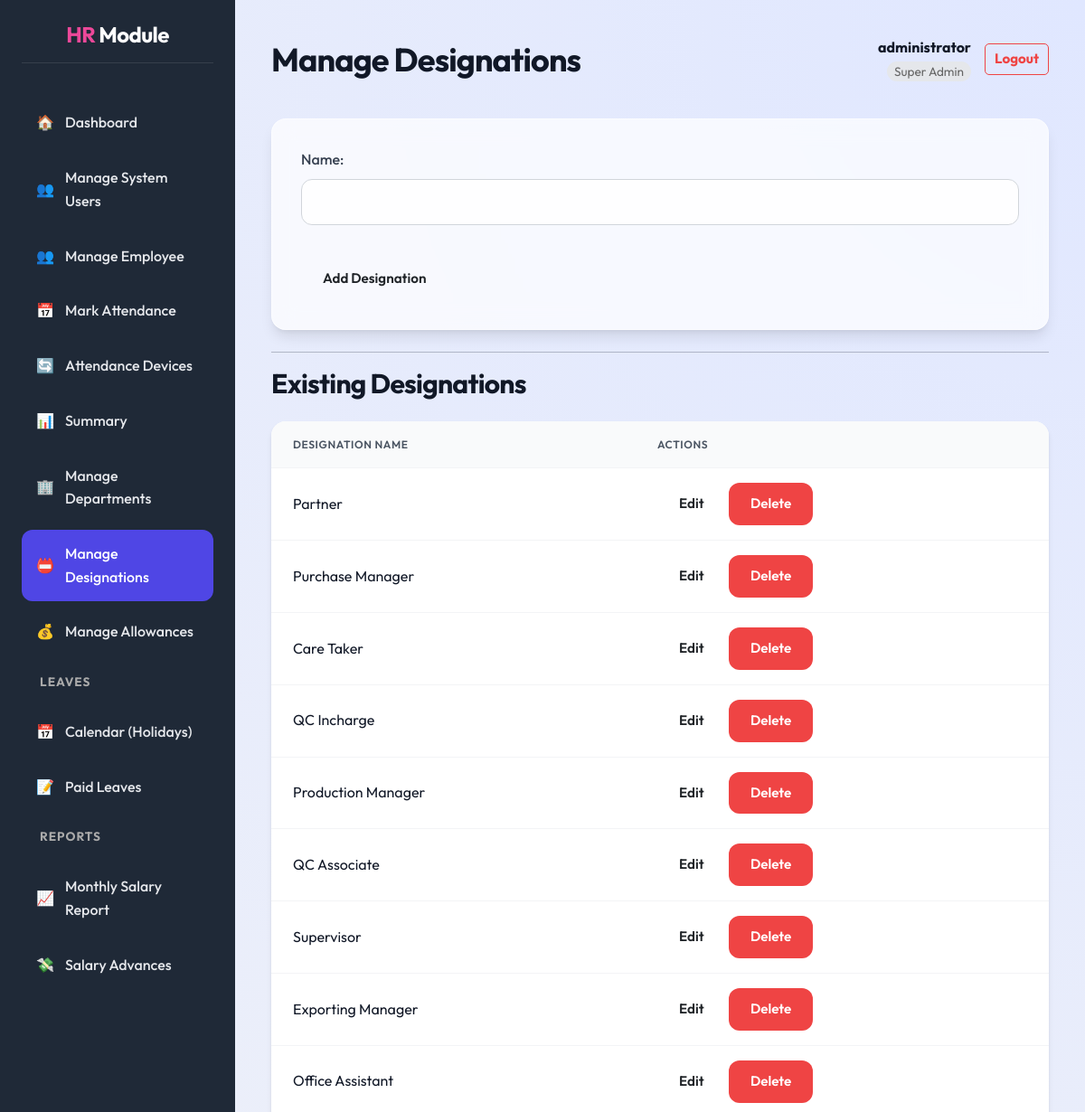
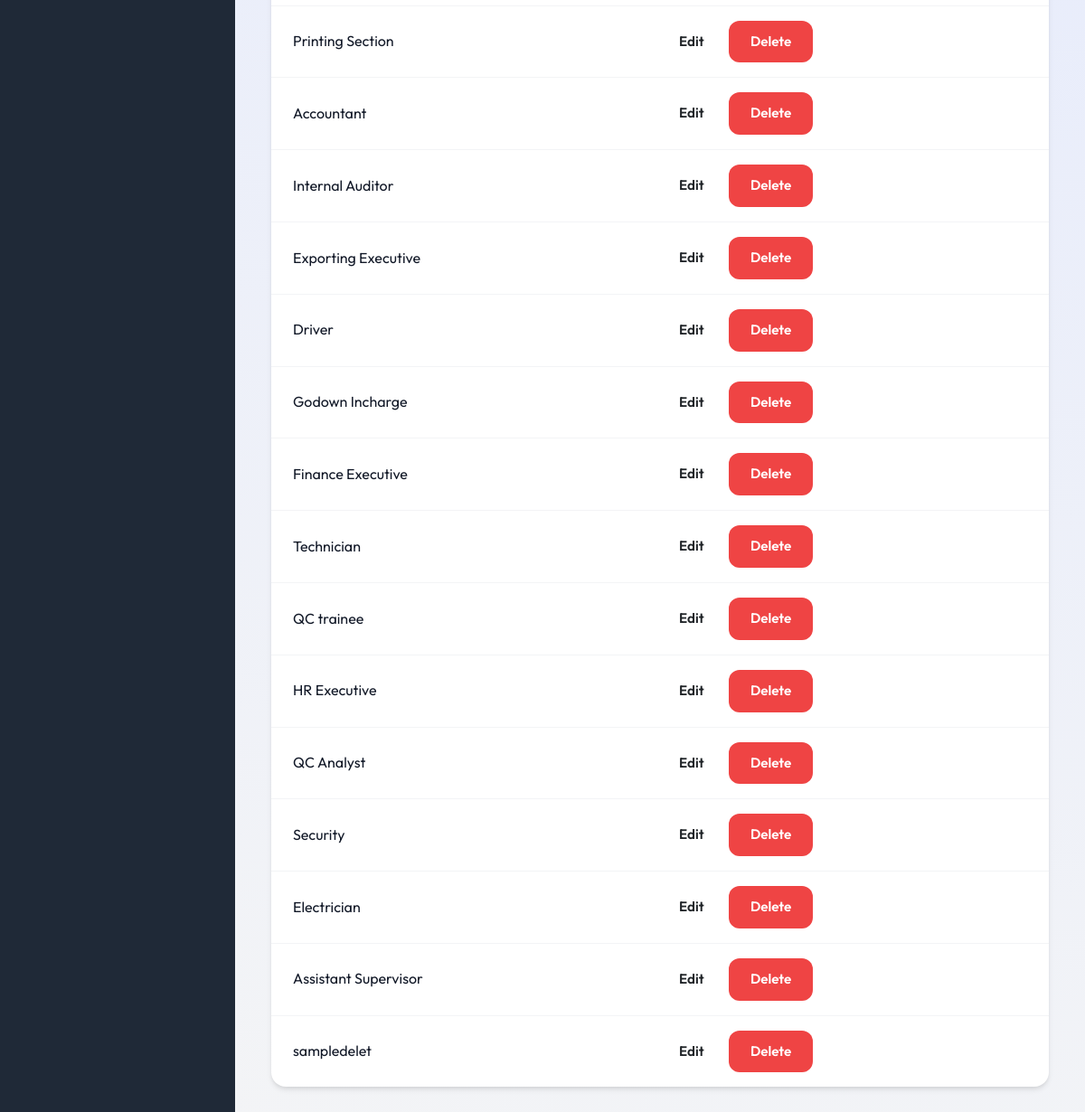
Page /designations/ (signed in) on the committed database (2 pictures, top to bottom).
### core/models.py (models this page shows, shortened)
class Designation(models.Model):
    name = models.CharField(max_length=100, unique=True)

### core/views.py (the view)
# urls.py: path('designations/', views.designation_list, name='designation_list'),
@hr_required
def designation_list(request):
    designations = Designation.objects.all()
    if request.method == 'POST':
        form = DesignationForm(request.POST)
        if form.is_valid():
            form.save()
            return redirect('designation_list')
    else:
        form = DesignationForm()
    return render(request, 'core/designation_list.html', {'designations': designations, 'form': form})

### core/forms.py
class DesignationForm(forms.ModelForm):
    class Meta:
        model = Designation
        fields = ['name']

### core/templates/core/designation_list.html (shortened to what this page needs)
{% extends 'core/dashboard_base.html' %}
{% load static %}
{% block page_title %}Manage Designations{% endblock %}
{% block dashboard_content %}
    <form method="post" class="card">
        {{ form.as_p }}
        <div class="form-actions">
            <button type="submit" class="btn">Add Designation</button>
        </div>
    </form>
    <hr>
    <h2>Existing Designations</h2>
    <table class="data-table">
        <thead>
            <tr>
                <th>Designation Name</th>
                <th>Actions</th>
            </tr>
        </thead>
        <tbody>
            {% for designation in designations %}
            <tr>
                <td>{{ designation.name }}</td>
                <td class="actions">
                    <a href="{% url 'designation_edit' designation.id %}" class="btn btn-sm">Edit</a>
                    <a href="{% url 'designation_delete' designation.id %}" class="btn btn-sm btn-danger">Delete</a>
                </td>
            </tr>
            {% empty %}
            <tr>
                <td colspan="2">No designations found.</td>
            </tr>
            {% endfor %}
        </tbody>
    </table>
{% endblock %}

### core/templates/core/dashboard_base.html (shortened to what this page needs)
{% extends 'core/base.html' %}
{% load static %}
{% block content %}
<div class="dashboard-layout">
    <div class="sidebar">
        <h2><span style="color: var(--secondary-color);">HR</span> Module</h2>
        <ul>
            <li><a href="{% url 'dashboard' %}"
                    class="{% if request.resolver_match.url_name == 'dashboard' %}active{% endif %}">
                    <span>🏠</span> Dashboard
                </a></li>
            {% if user.is_superuser or user.hrprofile.role == 0 %}
            <li><a href="{% url 'manage_hrs' %}"
                    class="{% if 'manage_hr' in request.resolver_match.url_name %}active{% endif %}">
                    <span>👥</span> Manage System Users
                </a></li>
            {% endif %}
            <li><a href="{% url 'employee_list' %}"
                    class="{% if request.resolver_match.url_name == 'employee_list' %}active{% endif %}">
                    <span>👥</span> Manage Employee
                </a></li>
            <li><a href="{% url 'attendance_mark' %}"
                    class="{% if request.resolver_match.url_name == 'attendance_mark' %}active{% endif %}">
                    <span>📅</span> Mark Attendance
                </a></li>
            <li><a href="{% url 'device_list' %}"
                    class="{% if request.resolver_match.url_name == 'device_list' %}active{% endif %}">
                    <span>🔄</span> Attendance Devices
                </a></li>
            <li><a href="{% url 'summary' %}"
                    class="{% if request.resolver_match.url_name == 'summary' %}active{% endif %}">
                    <span>📊</span> Summary
                </a></li>
            <li><a href="{% url 'department_list' %}"
                    class="{% if request.resolver_match.url_name == 'department_list' %}active{% endif %}">
                    <span>🏢</span> Manage Departments
                </a></li>
            <li><a href="{% url 'designation_list' %}"
                    class="{% if request.resolver_match.url_name == 'designation_list' %}active{% endif %}">
                    <span>📛</span> Manage Designations
                </a></li>
            <li><a href="{% url 'allowance_list' %}"
                    class="{% if request.resolver_match.url_name == 'allowance_list' %}active{% endif %}">
                    <span>💰</span> Manage Allowances
                </a></li>
            <li>
                <div
                    style="padding: 10px 20px; font-size: 0.85em; color: #aaa; text-transform: uppercase; font-weight: bold; letter-spacing: 1px;">
                    Leaves</div>
            </li>
            <li><a href="{% url 'leave_calendar' %}"
                    class="{% if request.resolver_match.url_name == 'leave_calendar' %}active{% endif %}">
                    <span>📅</span> Calendar (Holidays)
                </a></li>
            <li><a href="{% url 'leave_list' %}"
                    class="{% if request.resolver_match.url_name == 'leave_list' %}active{% endif %}">
                    <span>📝</span> Paid Leaves
                </a></li>
            <li>
                <div
                    style="padding: 10px 20px; font-size: 0.85em; color: #aaa; text-transform: uppercase; font-weight: bold; letter-spacing: 1px;">
                    Reports</div>
            </li>
            <li><a href="{% url 'monthly_salary_report' %}"
                    class="{% if request.resolver_match.url_name == 'monthly_salary_report' %}active{% endif %}">
                    <span>📈</span> Monthly Salary Report
                </a></li>
            <li><a href="{% url 'salary_advance_list' %}"
                    class="{% if request.resolver_match.url_name == 'salary_advance_list' %}active{% endif %}">
                    <span>💸</span> Salary Advances
                </a></li>
    </div>
    <div class="main-content">
        <div class="main-content-header" style="justify-content: space-between; display: flex; align-items: center;">
            <h1 style="margin: 0;">{% block page_title %}{% endblock %}</h1>
            <div class="user-info" style="display: flex; align-items: center; gap: 15px;">
                <div style="text-align: right;">
                    <span style="display: block; font-weight: bold;">{{ user.username }}</span>
                    <span
                        style="font-size: 0.85em; color: #666; background: #e5e7eb; padding: 2px 8px; border-radius: 12px;">
                        {% if user.is_superuser %}Super Admin
                        {% elif user.hrprofile.role == 0 %}Administrator
                        {% elif user.hrprofile.role == 1 %}HR Manager
                        {% elif user.hrprofile.role == 2 %}Employee
                        {% else %}User
                        {% endif %}
                    </span>
                </div>
                <a href="{% url 'logout' %}" class="btn btn-sm btn-outline-danger"
                    style="text-decoration: none; padding: 5px 10px; border: 1px solid #ef4444; color: #ef4444; border-radius: 5px; font-weight: bold;">Logout</a>
            </div>
        </div>
        {% block dashboard_content %}{% endblock %}
    </div>
</div>
{% endblock %}

### core/static/core/style.css (style rules this page uses)
:root { --primary-color: #4f46e5; --primary-hover: #4338ca; --secondary-color: #ec4899; --background-color: #f3f4f6; --sidebar-bg: #1f2937; --text-color: #111827; --text-light: #9ca3af; --white: #ffffff; --glass-bg: rgba(255, 255, 255, 0.7); --glass-border: rgba(255, 255, 255, 0.5); --shadow-sm: 0 1px 2px 0 rgba(0, 0, 0, 0.05); --shadow-md: 0 4px 6px -1px rgba(0, 0, 0, 0.1), 0 2px 4px -1px rgba(0, 0, 0, 0.06); --shadow-lg: 0 10px 15px -3px rgba(0, 0, 0, 0.1), 0 4px 6px -2px rgba(0, 0, 0, 0.05); --radius-md: 0.75rem; --radius-lg: 1rem; --font-family: 'Outfit', sans-serif; }
* { box-sizing: border-box; }
body { font-family: var(--font-family); margin: 0; background-color: var(--background-color); color: var(--text-color); line-height: 1.6; overflow-x: hidden; }
h1, h2, h3, h4, h5, h6 { color: var(--text-color); margin-bottom: 1rem; font-weight: 700; letter-spacing: -0.025em; }
h1 { font-size: 2.25rem; }
h2 { font-size: 1.875rem; }
a { color: var(--primary-color); text-decoration: none; transition: all 0.2s ease; }
.card, .form-container { background: var(--glass-bg); backdrop-filter: blur(12px); -webkit-backdrop-filter: blur(12px); border: 1px solid var(--glass-border); border-radius: var(--radius-lg); box-shadow: var(--shadow-lg); padding: 2rem; margin-bottom: 1.5rem; }
.btn { display: inline-flex; align-items: center; justify-content: center; padding: 0.75rem 1.5rem; border-radius: var(--radius-md); font-weight: 600; font-size: 0.95rem; cursor: pointer; transition: all 0.2s ease; border: none; gap: 0.5rem; text-transform: capitalize; }
.btn-danger { background-color: #ef4444; color: var(--white); }
form { width: 100%; }
label { display: block; font-weight: 500; margin-bottom: 0.5rem; color: #374151; }
input[type="text"], input[type="email"], input[type="password"], input[type="number"], input[type="date"], input[type="time"], select, textarea { width: 100%; padding: 0.75rem 1rem; border: 1px solid #d1d5db; border-radius: var(--radius-md); font-size: 1rem; background-color: rgba(255, 255, 255, 0.8); transition: all 0.2s ease; font-family: var(--font-family); margin-bottom: 1.25rem; }
.dashboard-layout { display: flex; min-height: 100vh; }
.sidebar { width: 260px; background-color: var(--sidebar-bg); color: var(--white); padding: 1.5rem; display: flex; flex-direction: column; position: fixed; height: 100vh; box-shadow: var(--shadow-xl); z-index: 50; }
.sidebar h2 { color: var(--white); font-size: 1.5rem; text-align: center; margin-bottom: 2.5rem; padding-bottom: 1rem; border-bottom: 1px solid rgba(255, 255, 255, 0.1); }
.sidebar ul { list-style: none; padding: 0; margin: 0; flex-grow: 1; }
.sidebar li { margin-bottom: 0.5rem; }
.sidebar a { color: #e5e7eb; padding: 0.85rem 1rem; border-radius: var(--radius-md); display: flex; align-items: center; gap: 0.75rem; font-weight: 500; }
.sidebar a:hover, .sidebar a.active { background-color: var(--primary-color); color: var(--white); }
.main-content { flex: 1; margin-left: 260px; padding: 2.5rem; background: radial-gradient(circle at top right, #e0e7ff, #f3f4f6); min-height: 100vh; }
.main-content-header { display: flex; justify-content: space-between; align-items: center; margin-bottom: 2.5rem; }
.data-table { width: 100%; border-collapse: separate; border-spacing: 0; background: var(--white); border-radius: var(--radius-lg); overflow: hidden; box-shadow: var(--shadow-md); margin-top: 1.5rem; }
.data-table th, .data-table td { padding: 1rem 1.5rem; text-align: left; border-bottom: 1px solid #f3f4f6; }
.data-table th { background-color: #f9fafb; color: #4b5563; font-weight: 600; text-transform: uppercase; font-size: 0.75rem; letter-spacing: 0.05em; }
.data-table tr:last-child td { border-bottom: none; }

### core/templates/core/dashboard_base.html (style rules this page uses)
.dashboard-layout { display: flex; height: 100vh; overflow: hidden; }
.sidebar { height: 100%; overflow-y: auto; flex-shrink: 0; padding-bottom: 20px; }
.main-content { height: 100%; overflow-y: auto; flex-grow: 1; width: 100%; }

### rows in the picture
Designation: name "Partner"
Designation: name "Purchase Manager"
Designation: name "Care Taker"
Designation: name "QC Incharge"
Designation: name "Production Manager"
Designation: name "QC Associate"
Designation: name "Supervisor"
Designation: name "Exporting Manager"
Designation: name "Office Assistant"
Designation: name "Printing Section"
Designation: name "Accountant"
Designation: name "Internal Auditor"
Designation: name "Exporting Executive"
Designation: name "Driver"
Designation: name "Godown Incharge"
Designation: name "Finance Executive"
Designation: name "Technician"
Designation: name "QC trainee"
Designation: name "HR Executive"
Designation: name "QC Analyst"
Designation: name "Security"
Designation: name "Electrician"
Designation: name "Assistant Supervisor"
Designation: name "sampledelet"

### other values in the picture
{{ user.username }} "administrator"
